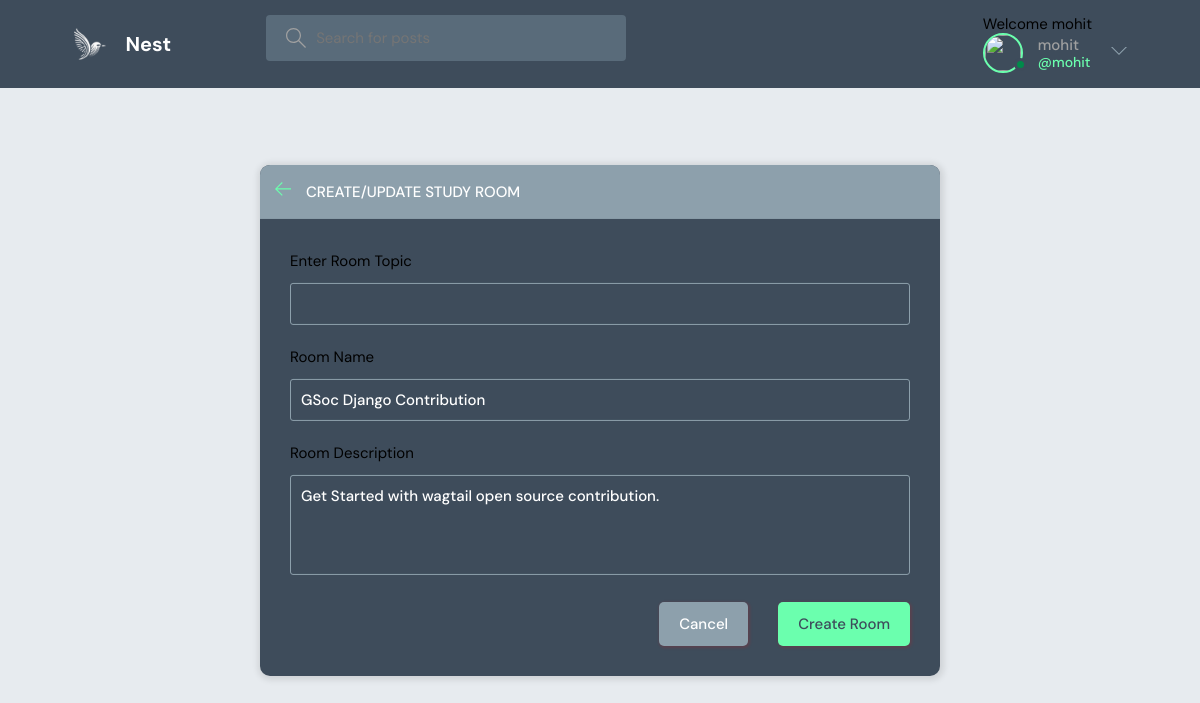
Page /update-nest/19/ (signed in) on the committed database.
### LearnNest/models.py (models this page shows, shortened)
class Nest(models.Model):
    host = models.ForeignKey(User, on_delete=models.SET_NULL, null=True)
    topic = models.ForeignKey(Topic, on_delete=models.SET_NULL, null=True)
    name = models.CharField(max_length=200)
    participants = models.ManyToManyField(User, related_name='participants',blank=True)
    description = models.TextField(null=True, blank=True)
    updated = models.DateTimeField(auto_now=True)
    created = models.DateTimeField(auto_now_add=True)
    class Meta:
        ordering = ['-updated', '-created']

### LearnNest/views.py (the view, shortened to what this page needs)
# urls.py: path('update-nest/<str:pk>/',views.updateNest,name='update-nest'),
@login_required(login_url='login')
def updateNest(request, pk):
    nest = Nest.objects.get(id=pk)
    form = NestForm(instance=nest)
    topics = Topic.objects.all()
    context = {'form': form,'topics': topics}
    return render(request, 'LearnNest/nest_form.html', context)

### LearnNest/forms.py
class NestForm(ModelForm):
    class Meta:
        model = Nest
        fields = '__all__'
        exclude = ['host','participants']

### LearnNest/templates/LearnNest/nest_form.html (shortened to what this page needs)
{% extends 'main.html' %}
{% load static %}
{% block content %}
  <main class="create-room layout">
    <div class="container">
      <div class="layout__box">
        <div class="layout__boxHeader">
          <div class="layout__boxTitle">
            <a href="{% url 'home' %}">
              <svg version="1.1" xmlns="http://www.w3.org/2000/svg" width="32" height="32" viewBox="0 0 32 32">
                <title>arrow-left</title>
                <path
                  d="M13.723 2.286l-13.723 13.714 13.719 13.714 1.616-1.611-10.96-10.96h27.625v-2.286h-27.625l10.965-10.965-1.616-1.607z">
                </path>
              </svg>
            </a>
            <h3>Create/Update Study Room</h3>
          </div>
        </div>
        <div class="layout__body">
          <form class="form" action="#" method="post" >
            <div class="form__group">
              <label for="room_topic">Enter Room Topic</label>
              <input required type="text" value="{{nest.topic.name}}" name="topic" list="topic-list" />
            </div>
            <div class="form__group">
              <label for="room_name">Room Name</label>
              {{form.name}}
            </div>
            <div class="form__group">
              <label for="room_description">Room Description</label>
              {{form.description}}
            </div>
            <div class="form__action">
              <a class="btn btn--dark" href="{% url 'home' %}">Cancel</a>
              <button class="btn btn--main" type="submit">Create Room</button>
            </div>
          </form>
        </div>
      </div>
    </div>
  </main>
{% endblock content %}

### templates/nav.html (shortened to what this page needs)
{% load static %}
<header class="header header--loggedIn">
    <div class="container">
        <a href="{% url 'home' %}" class="header__logo">
            <img src="{% static 'images/nesting.svg' %}" />
            <h1>Nest</h1>
        </a>
        <form class="header__search" method="GET" action="{% url 'home' %}">
            <label>
                <input name="q" placeholder="Search for posts" />
            </label>
        </form>
        <nav class="header__menu">
            {% if request.user.is_authenticated %}
            <p> Welcome {{ request.user }}</p>
            <div class="header__user">
                <a href="">
                    <div class="avatar avatar--medium active">
                        <img src="{{request.user.avatar.url}}" />
                    </div>
                    <p>{{request.user.username}} <span>@{{request.user.username}}</span></p>
                </a>
                <button class="dropdown-button">
                    <svg version="1.1" xmlns="http://www.w3.org/2000/svg" width="32" height="32" viewBox="0 0 32 32">
                        <title>chevron-down</title>
                        <path d="M16 21l-13-13h-3l16 16 16-16h-3l-13 13z"></path>
                    </svg>
                </button>
            </div>
                {% endif %}
        </nav>
    </div>
</header>

### rows in the picture
Nest: name "GSoc Django Contribution", description "Get Started with wagtail open source contribution."

### other values in the picture
{{ request.user }} "mohit"
{{ request.user.username }} "mohit"
